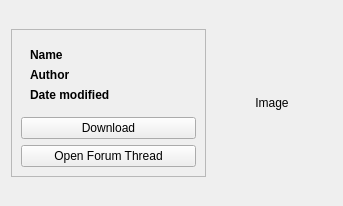
<?xml version="1.0" encoding="UTF-8"?>
<ui version="4.0">
 <class>ThemeWidget</class>
 <widget class="QWidget" name="ThemeWidget">
  <property name="geometry">
   <rect>
    <x>0</x>
    <y>0</y>
    <width>343</width>
    <height>206</height>
   </rect>
  </property>
  <property name="sizePolicy">
   <sizepolicy hsizetype="Preferred" vsizetype="Preferred">
    <horstretch>0</horstretch>
    <verstretch>0</verstretch>
   </sizepolicy>
  </property>
  <property name="windowTitle">
   <string>Form</string>
  </property>
  <layout class="QHBoxLayout" name="horizontalLayout">
   <item>
    <widget class="QFrame" name="frame">
     <property name="sizePolicy">
      <sizepolicy hsizetype="Minimum" vsizetype="Fixed">
       <horstretch>0</horstretch>
       <verstretch>0</verstretch>
      </sizepolicy>
     </property>
     <property name="minimumSize">
      <size>
       <width>120</width>
       <height>0</height>
      </size>
     </property>
     <property name="frameShape">
      <enum>QFrame::StyledPanel</enum>
     </property>
     <property name="frameShadow">
      <enum>QFrame::Raised</enum>
     </property>
     <layout class="QVBoxLayout" name="verticalLayout">
      <property name="sizeConstraint">
       <enum>QLayout::SetMinimumSize</enum>
      </property>
      <item>
       <widget class="QWidget" name="widget" native="true">
        <property name="sizePolicy">
         <sizepolicy hsizetype="Preferred" vsizetype="Preferred">
          <horstretch>0</horstretch>
          <verstretch>0</verstretch>
         </sizepolicy>
        </property>
        <property name="minimumSize">
         <size>
          <width>0</width>
          <height>0</height>
         </size>
        </property>
        <property name="maximumSize">
         <size>
          <width>16777215</width>
          <height>16777215</height>
         </size>
        </property>
        <layout class="QGridLayout" name="gridLayout_2">
         <property name="sizeConstraint">
          <enum>QLayout::SetDefaultConstraint</enum>
         </property>
         <item row="0" column="0">
          <widget class="QLabel" name="label_2">
           <property name="sizePolicy">
            <sizepolicy hsizetype="Fixed" vsizetype="Preferred">
             <horstretch>0</horstretch>
             <verstretch>0</verstretch>
            </sizepolicy>
           </property>
           <property name="text">
            <string>&lt;b&gt;Name&lt;/b&gt;</string>
           </property>
          </widget>
         </item>
         <item row="2" column="0">
          <widget class="QLabel" name="label_3">
           <property name="sizePolicy">
            <sizepolicy hsizetype="Fixed" vsizetype="Preferred">
             <horstretch>0</horstretch>
             <verstretch>0</verstretch>
            </sizepolicy>
           </property>
           <property name="text">
            <string>&lt;b&gt;Author&lt;/b&gt;</string>
           </property>
          </widget>
         </item>
         <item row="4" column="0">
          <widget class="QLabel" name="label">
           <property name="sizePolicy">
            <sizepolicy hsizetype="Fixed" vsizetype="Preferred">
             <horstretch>0</horstretch>
             <verstretch>0</verstretch>
            </sizepolicy>
           </property>
           <property name="text">
            <string>&lt;b&gt;Date modified&lt;/b&gt;</string>
           </property>
          </widget>
         </item>
         <item row="0" column="1">
          <widget class="QLabel" name="themeName">
           <property name="sizePolicy">
            <sizepolicy hsizetype="Minimum" vsizetype="Preferred">
             <horstretch>0</horstretch>
             <verstretch>0</verstretch>
            </sizepolicy>
           </property>
           <property name="text">
            <string/>
           </property>
          </widget>
         </item>
         <item row="2" column="1">
          <widget class="QLabel" name="author">
           <property name="sizePolicy">
            <sizepolicy hsizetype="Minimum" vsizetype="Preferred">
             <horstretch>0</horstretch>
             <verstretch>0</verstretch>
            </sizepolicy>
           </property>
           <property name="text">
            <string/>
           </property>
          </widget>
         </item>
         <item row="4" column="1">
          <widget class="QLabel" name="version">
           <property name="sizePolicy">
            <sizepolicy hsizetype="Minimum" vsizetype="Preferred">
             <horstretch>0</horstretch>
             <verstretch>0</verstretch>
            </sizepolicy>
           </property>
           <property name="text">
            <string/>
           </property>
          </widget>
         </item>
        </layout>
       </widget>
      </item>
      <item>
       <widget class="QPushButton" name="downloadButton">
        <property name="text">
         <string>Download</string>
        </property>
       </widget>
      </item>
      <item>
       <widget class="QPushButton" name="forumButton">
        <property name="text">
         <string>Open Forum Thread</string>
        </property>
       </widget>
      </item>
     </layout>
    </widget>
   </item>
   <item>
    <widget class="ClickableLabel" name="image">
     <property name="minimumSize">
      <size>
       <width>120</width>
       <height>120</height>
      </size>
     </property>
     <property name="maximumSize">
      <size>
       <width>120</width>
       <height>16777215</height>
      </size>
     </property>
     <property name="text">
      <string>Image</string>
     </property>
     <property name="alignment">
      <set>Qt::AlignCenter</set>
     </property>
    </widget>
   </item>
  </layout>
 </widget>
 <customwidgets>
  <customwidget>
   <class>ClickableLabel</class>
   <extends>QLabel</extends>
   <header>clickablelabel.h</header>
  </customwidget>
 </customwidgets>
 <resources/>
 <connections/>
</ui>
